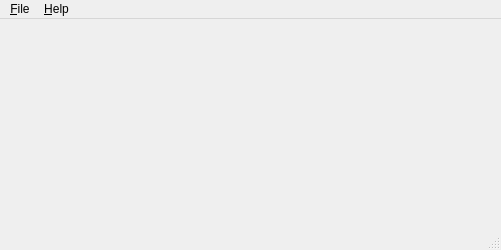
<?xml version="1.0" encoding="UTF-8"?>
<ui version="4.0">
 <class>MainWindow</class>
 <widget class="QMainWindow" name="MainWindow">
  <property name="geometry">
   <rect>
    <x>0</x>
    <y>0</y>
    <width>501</width>
    <height>250</height>
   </rect>
  </property>
  <property name="sizePolicy">
   <sizepolicy hsizetype="Fixed" vsizetype="Fixed">
    <horstretch>0</horstretch>
    <verstretch>0</verstretch>
   </sizepolicy>
  </property>
  <property name="windowTitle">
   <string>QGVDial</string>
  </property>
  <widget class="QWidget" name="centralWidget">
   <layout class="QHBoxLayout" name="horizontalLayout_2">
    <item>
     <layout class="QGridLayout" name="gridMain">
      <item row="0" column="1">
       <widget class="QWidget" name="wgtKeypad" native="true">
        <layout class="QGridLayout" name="gridLayout">
         <property name="sizeConstraint">
          <enum>QLayout::SetMaximumSize</enum>
         </property>
         <property name="margin">
          <number>0</number>
         </property>
         <property name="spacing">
          <number>0</number>
         </property>
        </layout>
       </widget>
      </item>
      <item row="0" column="0">
       <widget class="QWidget" name="wgtDisplay" native="true">
        <layout class="QVBoxLayout" name="verticalLayout"/>
       </widget>
      </item>
     </layout>
    </item>
   </layout>
  </widget>
  <widget class="QMenuBar" name="menuBar">
   <property name="geometry">
    <rect>
     <x>0</x>
     <y>0</y>
     <width>501</width>
     <height>23</height>
    </rect>
   </property>
   <widget class="QMenu" name="menu_File">
    <property name="title">
     <string>&amp;File</string>
    </property>
    <addaction name="action_Login"/>
    <addaction name="actionE_xit"/>
   </widget>
   <widget class="QMenu" name="menu_Help">
    <property name="title">
     <string>&amp;Help</string>
    </property>
    <widget class="QMenu" name="menuDebug">
     <property name="title">
      <string>Debug</string>
     </property>
     <addaction name="actionWeb_view"/>
     <addaction name="actionLogs"/>
    </widget>
    <addaction name="menuDebug"/>
    <addaction name="actionAbout"/>
   </widget>
   <addaction name="menu_File"/>
   <addaction name="menu_Help"/>
  </widget>
  <widget class="QStatusBar" name="statusBar"/>
  <action name="action_Login">
   <property name="text">
    <string>&amp;Login</string>
   </property>
   <property name="shortcut">
    <string>Alt+L</string>
   </property>
  </action>
  <action name="actionE_xit">
   <property name="text">
    <string>E&amp;xit</string>
   </property>
   <property name="shortcut">
    <string>Alt+X</string>
   </property>
  </action>
  <action name="actionAbout">
   <property name="text">
    <string>About</string>
   </property>
  </action>
  <action name="actionWeb_view">
   <property name="text">
    <string>Web view</string>
   </property>
  </action>
  <action name="actionLogs">
   <property name="text">
    <string>Logs</string>
   </property>
  </action>
 </widget>
 <layoutdefault spacing="6" margin="11"/>
 <resources/>
 <connections/>
</ui>
